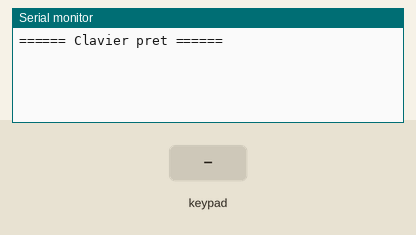
The sketch below on a simulated Arduino Uno, built with avr-gcc and run on an emulated ATmega328P. On the bench: the last lines printed to the serial monitor. Wiring (inferred from the names in the program): 3×3 keypad with keys 1 2 3 4 5 6 7 8 9 (labels assumed): rows pin 5, pin 6, pin 7; columns pin 4, pin 3, pin 2. The test bench sets the inputs (shaded band).

Above: at 1.2 s.
1.3 s: key '1' pressed
At 2.3 s:
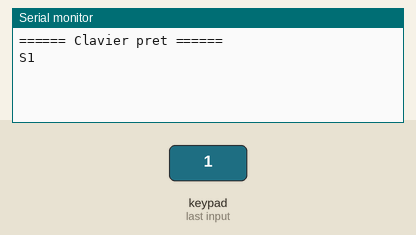
2.8 s: keypad keys 1 2 pressed 0.4 s apart
At 3.7 s:
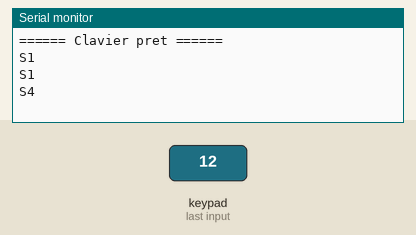
5.1 s: key '3' pressed
At 6.3 s:
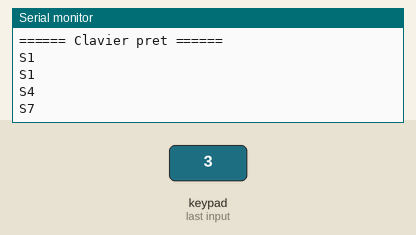
6.6 s: keypad keys 2 5 pressed 0.4 s apart
At 7.8 s:
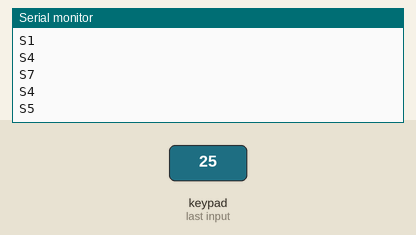
Timing chart, 0 to 9.6 s (numbered marks = the images above; inputs shaded):
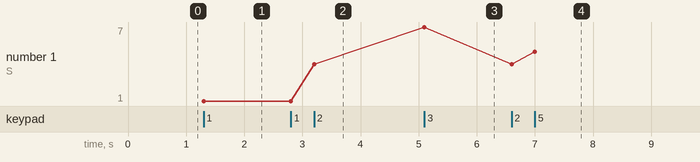

The sketch:

ArDesks_sketch_test.ino
```cpp
 int rangee[] = {5, 6, 7};

int colonne[] = {4, 3, 2};


/*

10 11 12

| | |

9 --S1 S2 S3

8 --S4 S5 S6

7 --S7 S8 S9

*/


int col_scan;

void setup()

{

Serial.begin(9600);

for (int i = 0; i <= 2; i++)

{

// Initialisation des broches

pinMode(rangee[i], OUTPUT);

pinMode(colonne[i], INPUT);

digitalWrite(colonne[i], HIGH);

}

Serial.println("====== Clavier pret ======");

}

void loop()

{

// Regarde si un bouton est enfoncé

for (int i = 0; i <= 2; i++)

{

digitalWrite(rangee[0], HIGH);

digitalWrite(rangee[1], HIGH);

digitalWrite(rangee[2], HIGH);

digitalWrite(rangee[i], LOW);


for (int j = 0; j <= 2; j++)

{

col_scan = digitalRead(colonne[j]);

if (col_scan == LOW)

{

// Lorsqu'un bouton est enfoncé, appel de la fonction toucherBouton

// pour savoir quel bouton est enfoncé

toucherBouton(i, j);

delay(300);

}

}

}

}


void toucherBouton(int i, int j)

{

if (i == 0 && j == 0) // Bouton S1 enfoncé

Serial.println("S1");

if (i == 0 && j == 1) // Bouton S2 enfoncé

Serial.println("S4");

if (i == 0 && j == 2) // Bouton S3 enfoncé

Serial.println("S7");

if (i == 1 && j == 0) // Bouton S5 enfoncé

Serial.println("S2");

if (i == 1 && j == 1) // Bouton S6 enfoncé

Serial.println("S5");

if (i == 1 && j == 2) // Bouton S7 enfoncé

Serial.println("S8");

if (i == 2 && j == 0) // Bouton S9 enfoncé

Serial.println("S3");

if (i == 2 && j == 1) // Bouton S10 enfoncé

Serial.println("S6");

if (i == 2 && j == 2) // Bouton S11 enfoncé

Serial.println("S9");

} 
```

Measured:
- after the input at 1.3 s, the serial monitor: prints a new line at once (image 1)
- after the input at 2.8 s, the serial monitor: prints a new line after 0.40 s (image 2)
- after the input at 5.1 s, the serial monitor: prints a new line at once (image 3)
- after the input at 6.6 s, the serial monitor: prints a new line at once (image 4)
- plotted number 1: 1 → 4 after the input at 2.8 s, 4 → 7 after the input at 5.1 s, 7 → 5 after the input at 6.6 s
